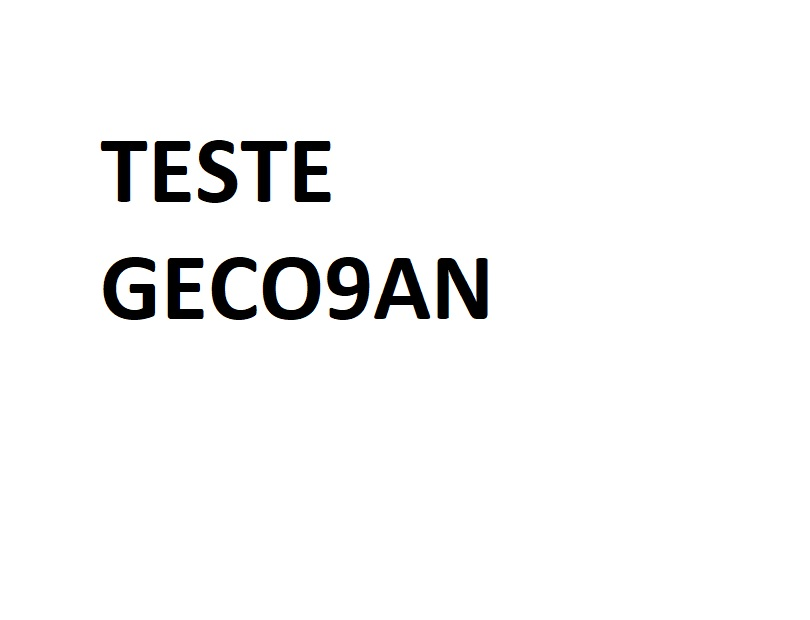
#> input picture resources/img/entrada.jpg, 810 x 620 px
$ python main.py
#> lines starting #> are read from the running program, lines starting #| are printed output that depends on the picture
import cv2

image = cv2.imread('../resources/img/entrada.jpg')
#> image is the input picture: shape (620, 810, 3); mean B, G, R 246, 246, 246
height, width, channels = image.shape
#> height = 620; width = 810; channels = 3

# 1
# Moldura superior
image[0:10, :] = (0, 0, 0)

# Moldura esquerda
image[:, 0:10] = (0, 0, 0)

# Moldura direita
image[:, width - 10:width] = (0, 0, 0)

# Moldura inferior
image[height - 10:height, :] = (0, 0, 0)

# 2
cv2.putText(image, "Davi Margelo", (150, height - 50), cv2.FONT_HERSHEY_SIMPLEX, 1, (0, 0, 0))
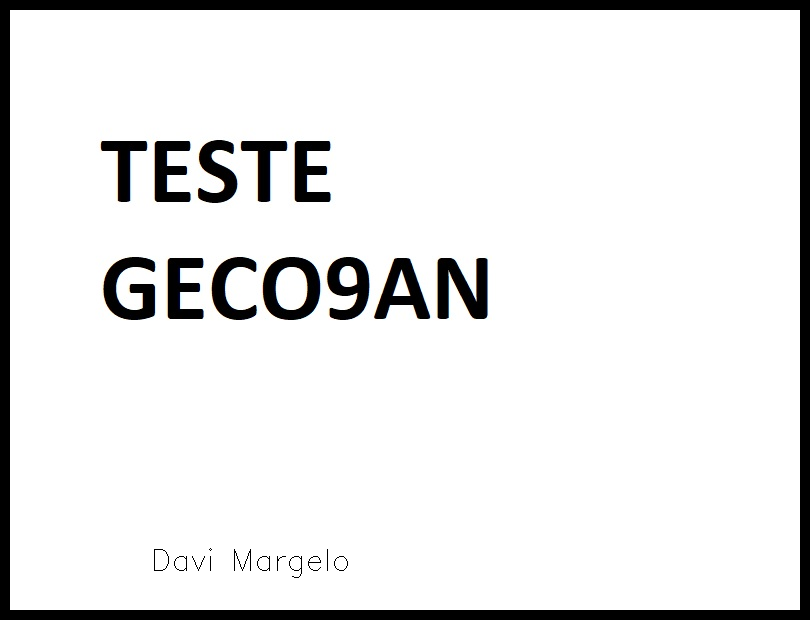
#> image: shape (620, 810, 3); mean B, G, R 231.5, 231.5, 231.5

# 3
for x in range(0, width, 1):  # percorre as linhas
    for y in range(0, height, 1):  # percorre as colunas
        (b, g, r) = image[y, x]
        if (b > 200) & (g > 200) & (r > 200):
            image[y, x] = (0, 200, 0)
        if (b < 20) & (g < 20) & (r < 20):
            image[y, x] = (0, 50, 0)
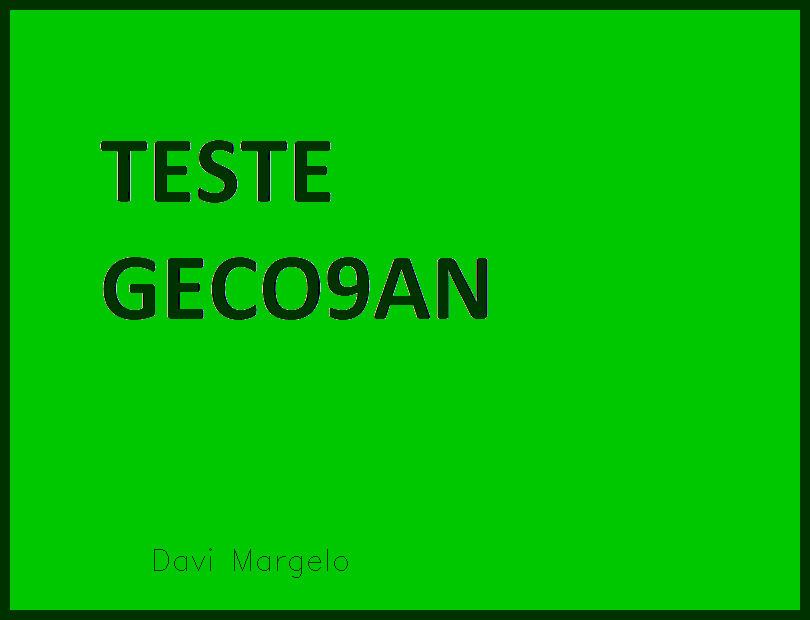
#> image: shape (620, 810, 3); mean B, G, R 0.6, 186.1, 0.6

cv2.imshow("Verde", image)
cv2.imwrite("results/saida_ex_4.jpg", image)
cv2.waitKey(0)

# 4
image = cv2.imread('../resources/img/cores.jpg')
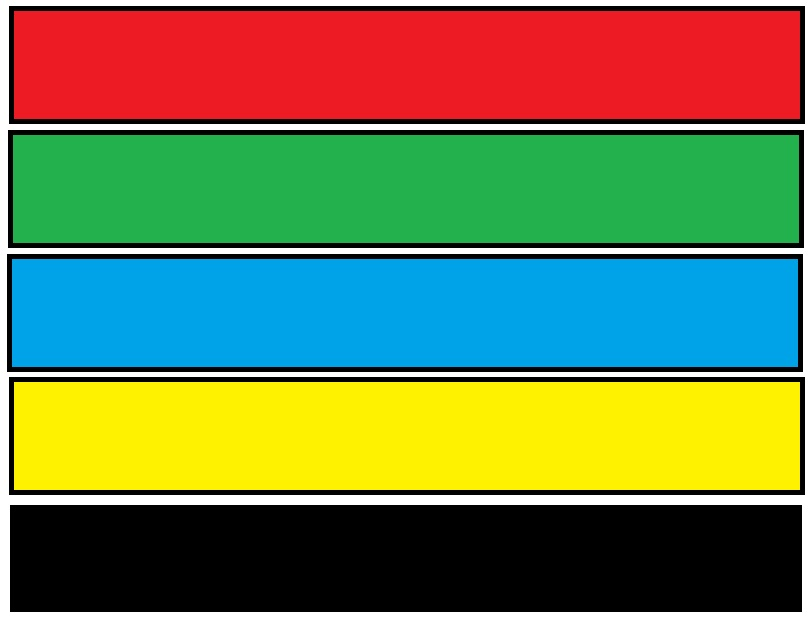
#> input picture resources/img/cores.jpg, 810 x 620 px
#> image is the input picture: shape (620, 810, 3); mean B, G, R 79.9, 124.2, 110.5
height, width, channels = image.shape

for x in range(0, width, 1):  # percorre as linhas
    for y in range(0, height, 1):  # percorre as colunas
        (b, g, r) = image[y, x]
        image[y, x] = ((255 - b), (255 - g), (255 - r))
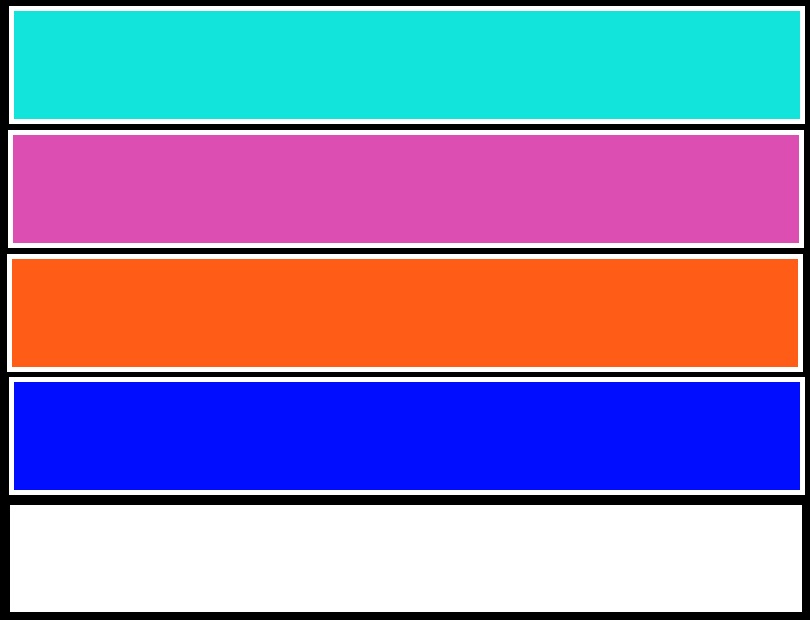
#> image: shape (620, 810, 3); mean B, G, R 175.1, 130.8, 144.5

cv2.imshow("Cor invertida", image)
cv2.imwrite("results/saida_ex_4_cor_invertida.jpg", image)
cv2.waitKey(0)
